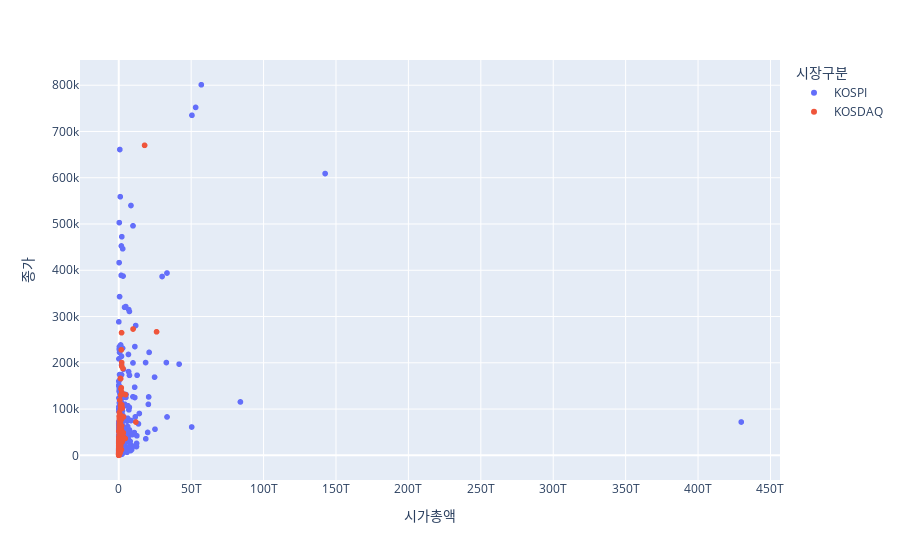

Write notebook code for a chart like this one.
### Markdown cell above
### 코스닥에 상장된 종목들이 전체 시장 시가총액 하위 20%를 대부분 차지하고 있지 않을까?

### Code cell
import plotly.express as px

fig = px.scatter(KOSPIKOSDAQ, x="시가총액", y="종가",
                 color="시장구분", # 시장구분 열의 값에 따라서 색깔 표현
                #  size="시가총액", # 시가총액 에 따라 크기를 변화
                 hover_data=["종목명"]
                )
fig.show()

### Figure 1 — Plotly figure (JSON) as saved in the notebook; plotly's stock layout.template omitted (floating-point values rounded to 4 significant figures; data arrays with more than 128 entries replaced by an {"elided": "..."} marker saying what was removed)
{"data": [{"customdata": {"elided": "950x1 str values"}, "hovertemplate": "시장구분=KOSPI<br>시가총액=%{x}<br>종가=%{y}<br>종목명=%{customdata[0]}<extra></extra>", "legendgroup": "KOSPI", "marker": {"color": "#636efa", "symbol": "circle"}, "mode": "markers", "name": "KOSPI", "showlegend": true, "type": "scattergl", "x": {"elided": "950 int values"}, "xaxis": "x", "y": {"elided": "950 int values"}, "yaxis": "y"}, {"customdata": {"elided": "1643x1 str values"}, "hovertemplate": "시장구분=KOSDAQ<br>시가총액=%{x}<br>종가=%{y}<br>종목명=%{customdata[0]}<extra></extra>", "legendgroup": "KOSDAQ", "marker": {"color": "#EF553B", "symbol": "circle"}, "mode": "markers", "name": "KOSDAQ", "showlegend": true, "type": "scattergl", "x": {"elided": "1643 int values"}, "xaxis": "x", "y": {"elided": "1643 int values"}, "yaxis": "y"}], "layout": {"legend": {"title": {"text": "시장구분"}, "tracegroupgap": 0}, "margin": {"t": 60}, "xaxis": {"anchor": "y", "domain": [0, 1], "title": {"text": "시가총액"}}, "yaxis": {"anchor": "x", "domain": [0, 1], "title": {"text": "종가"}}}}
